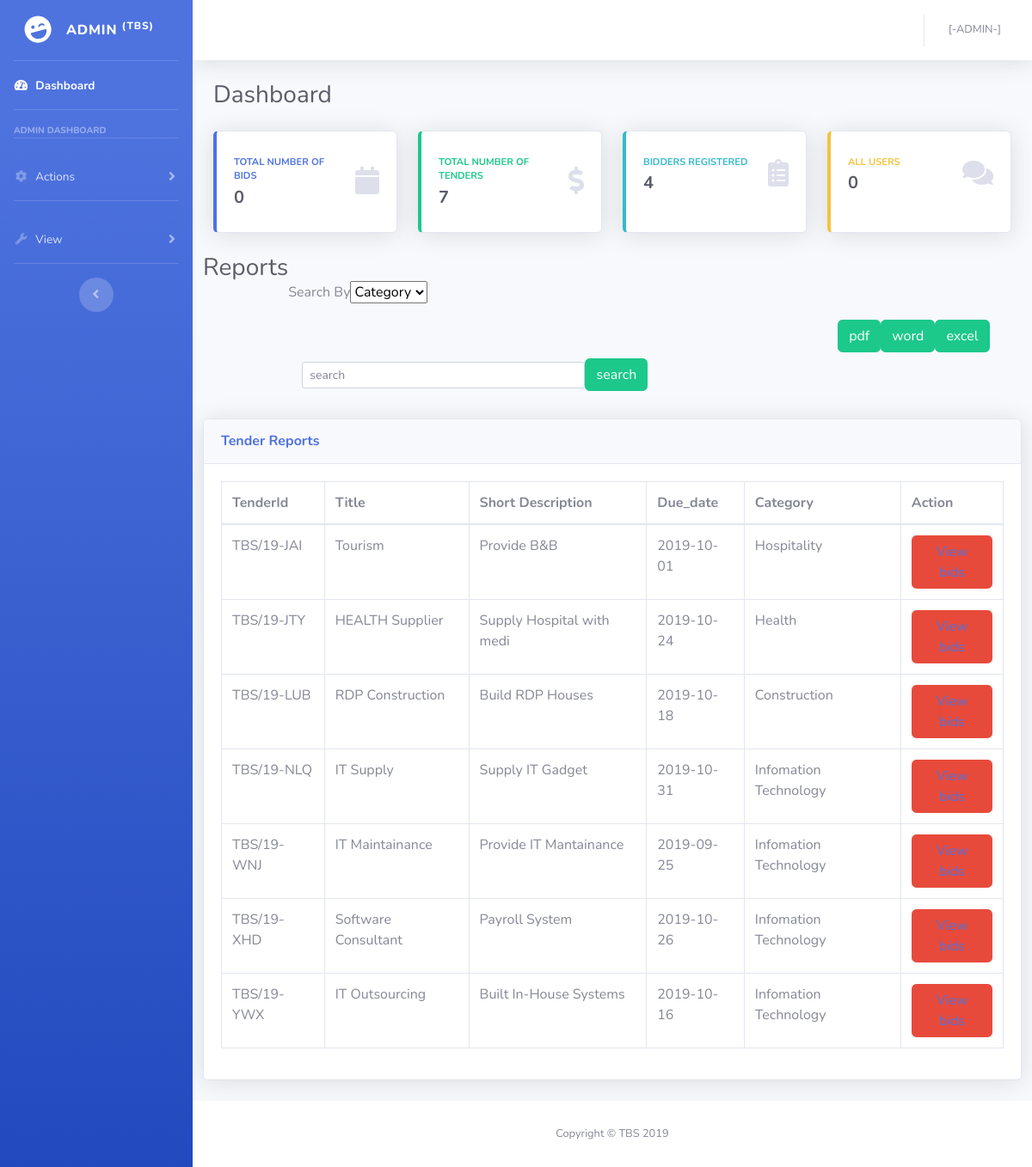
/adminReports.php, run on an earlier commit of the app's database.
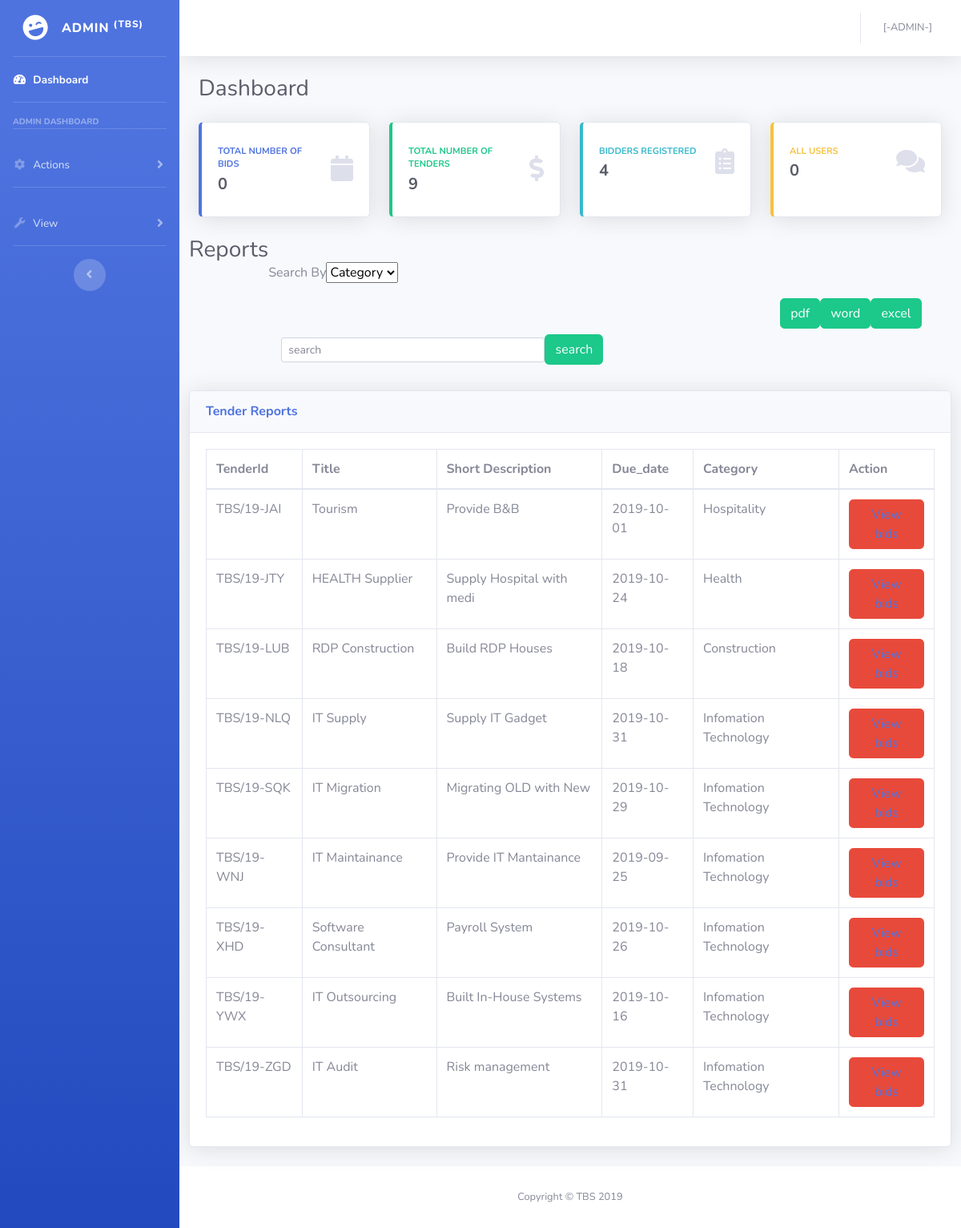
And on a later commit of the database.
### tables this page shows
CREATE TABLE `tender` (
  `tenderId` varchar(15) NOT NULL,
  `tender_title` varchar(20) NOT NULL,
  `short_description` varchar(50) NOT NULL,
  `full_description` varchar(300) NOT NULL,
  `category` varchar(50) NOT NULL,
  `due_date` varchar(10) NOT NULL,
  `min_budget` double(10,2) NOT NULL,
  `max_budget` double(10,2) NOT NULL,
  `admin_id` int(10) NOT NULL
);

### adminReports.php (the view, shortened to what the changed rows need)
<?php
include("connection.php");
?>
<!DOCTYPE html>
<html lang="en">
<head>
  <link href="vendor/fontawesome-free/css/all.min.css" rel="stylesheet" type="text/css">
  <link href="css/sb-admin-2.min.css" rel="stylesheet">
</head>
<body id="page-top">
  <div id="wrapper">
    <div id="content-wrapper" class="d-flex flex-column">
      <div id="content">
  <div class="container-fluid">
<div class="d-sm-flex align-items-center justify-content-between mb-4">
  <h1 class="h3 mb-0 text-gray-800">Dashboard</h1>
</div>
<div class="row">
  <div class="col-xl-3 col-md-6 mb-4">
    <div class="card border-left-success shadow h-100 py-2">
      <div class="card-body">
        <div class="row no-gutters align-items-center">
          <div class="col mr-2">
          <?php
             $tender = "SELECT COUNT(*) as Tenders FROM tender";
             $results2 = mysqli_query($con,$tender);
             while($row1 = mysqli_fetch_array($results2))
             {
                $items = $row1['Tenders'];
             }
          ?>
            <div class="text-xs font-weight-bold text-success text-uppercase mb-1">Total Number of Tenders</div>
            <div class="h5 mb-0 font-weight-bold text-gray-800"><?php echo $items; ?></div>
          </div>
        </div>
      </div>
    </div>
  </div>
</div>
<div class="row">
<h1 class="h3 mb-2 text-gray-800">Reports</h1>
<br>
<br>
<br>
<br>
<br>
<br>
<br>
        <br>
        <br>
        <br>
        <br>
    <br>
    <br>
<div class="card shadow mb-4">
  <div class="card-body">
    <div class="table-responsive">
    <table class="table table-bordered" id="dataTable" width="100%" cellspacing="0">
        <thead>
          <tr>
            <th>TenderId</th>
            <th>Title</th>
            <th>Short Description</th>
            <th>Due_date</th>
            <th>Category</th>
            <th>Action</th>
          </tr>
        </thead>
        <tbody>
        <?php
              if(isset($_POST['search']))
              {
                $filter = $_POST['filter'];
                $keyword = $_POST['query'];
                $dataless = "No matching record";
                 if($filter == "Category")
                 {
                  $table = "SELECT tenderId,tender_title,short_description,due_date,category FROM tender
                  WHERE category  LIKE '%$keyword%'";
                  $output = mysqli_query($con,$table) or die(mysqli_error($con));
                  $rows = mysqli_num_rows($output) ;
                  if($rows > 0 )
                  {
                    while($row =mysqli_fetch_array($output))
                    {
                      $id = $row['tenderId'];
                      $title = $row['tender_title'];
                      $desc = $row['short_description'];
                      $date = $row['due_date'];
                      $cat = $row['category'];
                      ?>
                   <tr>
                     <td><?php echo $id; ?></td>
                     <td><?php echo $title; ?></td>
                     <td><?php echo $desc; ?></td>
                     <td><?php echo $date; ?></td>
                     <td><?php echo $cat; ?></td>
                     <td><button type="submit" class="btn btn-danger"  ><a href="adminBids.php?id=<?php echo $id; ?>"> View bids</a></button></td>
                     </tr>
                    <tr>
                      <?php
                    }
                  }
                  else{
                    ?>
                     <tr>
                                <td><?php  echo $dataless; ?></td>
                               </tr>
                    <?php
                  }
                }
                else{
                    $table = "SELECT tenderId,tender_title,short_description,due_date,category FROM tender
                  WHERE due_date  LIKE '%$keyword%'";
                  $output = mysqli_query($con,$table) or die(mysqli_error($con));
                  $rows = mysqli_num_rows($output) ;
                  if($rows > 0)
                  {
                    while($row =mysqli_fetch_array($output))
                    {
                      $id = $row['tenderId'];
                      $title = $row['tender_title'];
                      $desc = $row['short_description'];
                      $date = $row['due_date'];
                      $cat = $row['category'];
                      ?>
                         <tr>
                            <td><?php echo $id; ?></td>
                            <td><?php echo $title; ?></td>
                            <td><?php echo $desc; ?></td>
                            <td><?php echo $date; ?></td>
                            <td><?php echo $cat; ?></td>
                            <td><button type="submit" class="btn btn-danger"  ><a href="adminBids.php?id=<?php echo $id; ?>"> View bids</a></button></td>
                            </tr>
                         <tr>
                      <?php
                    }
                  }
                  else{
                    ?>
                                <tr>
                                <td><?php  echo $dataless; ?></td>
                               </tr>
                    <?php
                  }
                }
              }
              else{
                $table = "SELECT tenderId,tender_title,short_description,due_date,category FROM tender  ";
                $output = mysqli_query($con,$table) or die(mysqli_error($con));
                while($row =mysqli_fetch_array($output))
                {
                  $id = $row['tenderId'];
                  $title = $row['tender_title'];
                  $desc = $row['short_description'];
                  $date = $row['due_date'];
                  $cat = $row['category'];
                ?>
                     <tr>
            <td><?php echo $id; ?></td>
            <td><?php echo $title; ?></td>
            <td><?php echo $desc; ?></td>
            <td><?php echo $date; ?></td>
            <td><?php echo $cat; ?></td>
            <td><button type="submit" class="btn btn-danger"  ><a href="adminBids.php?id=<?php echo $id; ?>"> View bids</a></button></td>
          </tr>
          <tr>
                <?php
              }
            }
           ?>
        </tbody>
      </table>
    </div>
  </div>
</div>
</div>
</div>
      </div>
    </div>
  </div>
</body>
</html>

What changed in the data, as far as the page shows it:
added tender: tenderId "TBS/19-SQK", tender_title "IT Migration", short_description "Migrating OLD with New", due_date "2019-10-29", category "Infomation Technology"
added tender: tenderId "TBS/19-ZGD", tender_title "IT Audit", short_description "Risk management", due_date "2019-10-31", category "Infomation Technology"
Also different on the page:
$items: "7" → "9"
